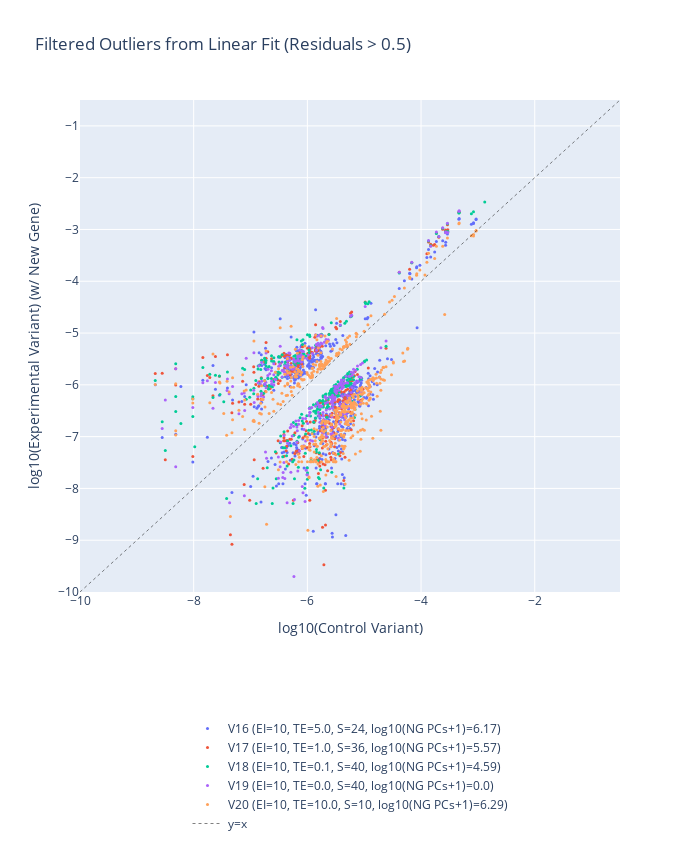

Here is the notebook cell this chart was saved with:
### Code cell
hi = [16, 17, 18, 19, 20]
plot_filtered_outliers(hi, 0.5)

### Figure 1 — Plotly figure (JSON) as saved in the notebook; plotly's stock layout.template omitted (floating-point values rounded to 4 significant figures; data arrays with more than 128 entries replaced by an {"elided": "..."} marker saying what was removed)
{"data": [{"hovertext": {"elided": "440 str values"}, "mode": "markers", "name": "V16 (EI=10, TE=5.0, S=24, log10(NG PCs+1)=6.17)", "x": {"elided": "440 float values"}, "y": {"elided": "440 float values"}, "type": "scatter", "marker": {"size": 3}}, {"hovertext": {"elided": "306 str values"}, "mode": "markers", "name": "V17 (EI=10, TE=1.0, S=36, log10(NG PCs+1)=5.57)", "x": {"elided": "306 float values"}, "y": {"elided": "306 float values"}, "type": "scatter", "marker": {"size": 3}}, {"hovertext": {"elided": "332 str values"}, "mode": "markers", "name": "V18 (EI=10, TE=0.1, S=40, log10(NG PCs+1)=4.59)", "x": {"elided": "332 float values"}, "y": {"elided": "332 float values"}, "type": "scatter", "marker": {"size": 3}}, {"hovertext": {"elided": "310 str values"}, "mode": "markers", "name": "V19 (EI=10, TE=0.0, S=40, log10(NG PCs+1)=0.0)", "x": {"elided": "310 float values"}, "y": {"elided": "310 float values"}, "type": "scatter", "marker": {"size": 3}}, {"hovertext": {"elided": "489 str values"}, "mode": "markers", "name": "V20 (EI=10, TE=10.0, S=10, log10(NG PCs+1)=6.29)", "x": {"elided": "489 float values"}, "y": {"elided": "489 float values"}, "type": "scatter", "marker": {"size": 3}}, {"line": {"backoff": true, "color": "black", "dash": "dot", "width": 0.5}, "mode": "lines", "name": "y=x", "x": [-10, -0.5], "y": [-10, -0.5], "type": "scatter", "marker": {"size": 3}}], "layout": {"title": {"text": "Filtered Outliers from Linear Fit (Residuals > 0.5)"}, "xaxis": {"title": {"text": "log10(Control Variant)"}, "range": [-10, -0.5]}, "yaxis": {"title": {"text": "log10(Experimental Variant) (w/ New Gene)"}, "range": [-10, -0.5]}, "autosize": false, "width": 700, "height": 850, "legend": {"orientation": "v", "yanchor": "bottom", "y": -0.5, "xanchor": "center", "x": 0.5}}}
